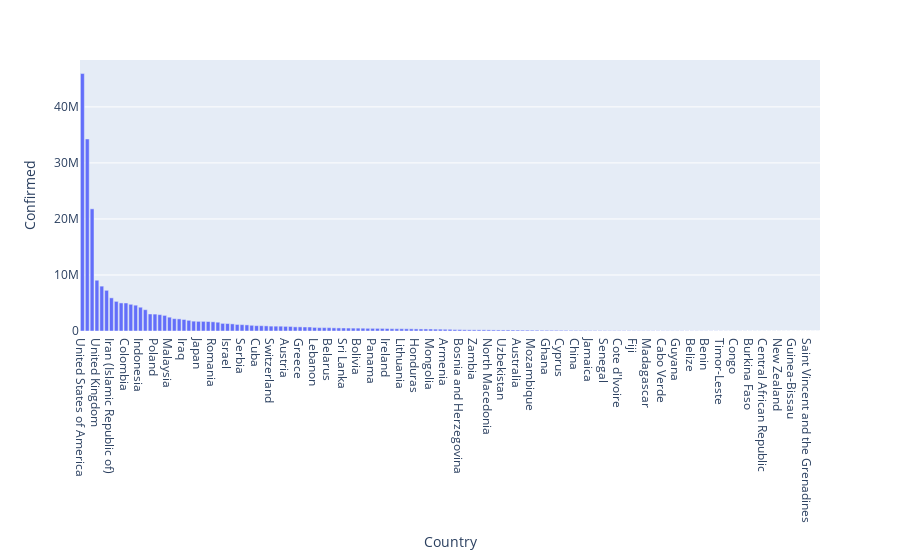

The notebook cell saved with this chart:
### Markdown cell above
## 1.3 COVID-19 Case Rate

### Code cell
fig = px.bar(intake, x = "Country", y ="Confirmed").update_xaxes(categoryorder="total descending")
fig.show()

### Figure 1 — Plotly figure (JSON) as saved in the notebook; plotly's stock layout.template omitted (floating-point values rounded to 4 significant figures; data arrays with more than 128 entries replaced by an {"elided": "..."} marker saying what was removed)
{"data": [{"alignmentgroup": "True", "hovertemplate": "Country=%{x}<br>Confirmed=%{y}<extra></extra>", "legendgroup": "", "marker": {"color": "#636efa"}, "name": "", "offsetgroup": "", "orientation": "v", "showlegend": false, "textposition": "auto", "type": "bar", "x": {"elided": "153 str values"}, "xaxis": "x", "y": {"elided": "153 int values"}, "yaxis": "y"}], "layout": {"barmode": "relative", "legend": {"tracegroupgap": 0}, "margin": {"t": 60}, "xaxis": {"anchor": "y", "categoryorder": "total descending", "domain": [0, 1], "title": {"text": "Country"}}, "yaxis": {"anchor": "x", "domain": [0, 1], "title": {"text": "Confirmed"}}}}
